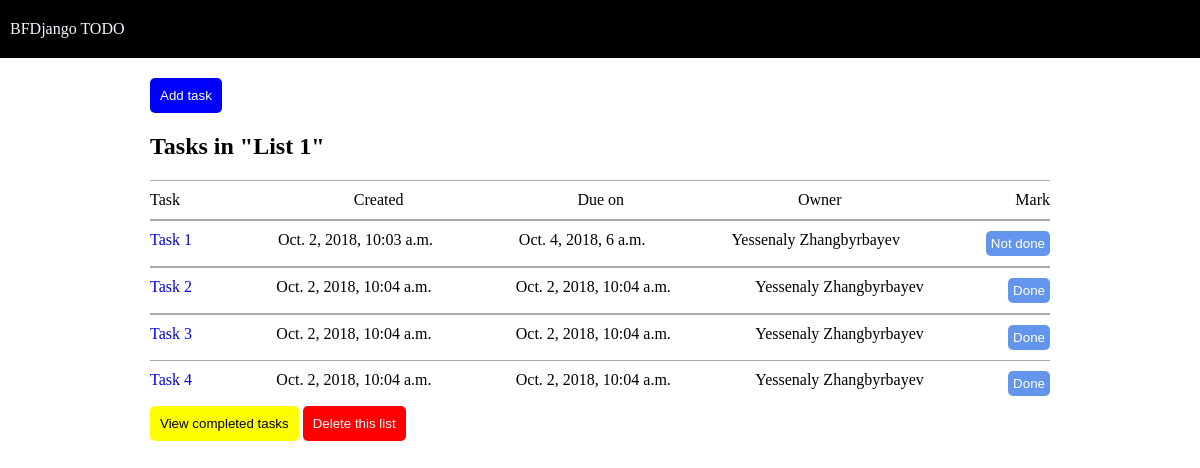
The app's page /main/all_tasks with its own data.
### main/models.py (models this page shows)
class Task(models.Model):
    create_date = models.DateTimeField()
    due_date = models.DateTimeField()
    owner = models.ForeignKey(Owner , on_delete = models.CASCADE)
    done_status = models.BooleanField(default = True)

class Owner(models.Model):
    first_name = models.CharField(max_length = 30)
    last_name = models.CharField(max_length = 30)
    email = models.CharField(max_length = 30)
    def __str__(self):
        return self.first_name+' '+self.last_name

### main/views.py (the view)
# urls.py: path('all_tasks' , views.all_tasks),
def all_tasks(request):
    tasks = Task.objects.all()
    todo_list = {
        'tasks': tasks
    }
    return render(request, 'todo_list.html', todo_list)

### main/templates/todo_list.html (shortened to what this page needs)
{% load static %}
<!DOCTYPE html>
<html lang="en">
<head>
    <link rel="stylesheet" href="{% static 'css/todo_list-style.css'%}">
</head>
<body class = "page">
<header class = "header">
    BFDjango TODO
</header>
{% block content %}
    <div class = "page__content-wrapper content-wrapper">
    <button type="button" class="add add--style content-wrapper__add">Add task</button>
    <h2>Tasks in "List 1"</h2>
    <ul class="content">
        <li class="content__item">
            <div class="col">Task</div>
            <div class="col">Created</div>
            <div class="col">Due on</div>
            <div class="col">Owner</div>
            <div class="col">Mark</div>
        </li>
        {% for task in tasks %}
            <li class="content__item">
                <a href="#">Task {{task.id}}</a>
                <div>{{task.create_date}}</div>
                <div>{{task.due_date}}</div>
                <div>{{task.owner}}</div>
                <button type="button" class="done">
                    {% if task.done_status %}
                        Done
                    {% else %}
                        Not done
                    {% endif %}
                </button>
            </li>
        {% endfor %}
    </ul>
    <button class = "view">View completed tasks</button>
    <button class = "delete">Delete this list</button>
    </div>
{% endblock %}
</body>
</html>

### main/static/css/todo_list-style.css (style rules this page uses)
.header { background-color: black; color: aliceblue; padding-top: 20px; padding-bottom: 20px; padding-left: 10px; margin-bottom: 20px; }
.page { padding: 0; margin: 0; }
.page__content-wrapper { width: 900px; margin: 0 auto; }
.add { border-radius: 5px; background-color: blue; border: none; color: white; padding: 10px; }
.content { list-style: none; margin: 0; padding: 0; }
.content__item { display: flex; justify-content: space-between; padding-bottom: 10px; padding-top: 10px; border-bottom: 1px solid darkgray; border-top: 1px solid darkgray; }
.content__item:last-child { border: none; }
.done { border-radius: 5px; background-color: cornflowerblue; border: none; color: white; padding: 5px; }
.view { display: inline-block; border-radius: 5px; background-color: yellow; border: none; padding: 10px; }
.delete { display: inline-block; border-radius: 5px; background-color: red; border: none; color: white; padding: 10px; }
a { text-decoration: none; }

### records on screen
Task: id "1", create_date "Oct. 2, 2018, 10:03 a.m.", due_date "Oct. 4, 2018, 6 a.m.", owner "Yessenaly Zhangbyrbayev", done_status "Not done"
Task: id "2", create_date "Oct. 2, 2018, 10:04 a.m.", due_date "Oct. 2, 2018, 10:04 a.m.", owner "Yessenaly Zhangbyrbayev", done_status "Done"
Task: id "3", create_date "Oct. 2, 2018, 10:04 a.m.", due_date "Oct. 2, 2018, 10:04 a.m.", owner "Yessenaly Zhangbyrbayev", done_status "Done"
Task: id "4", create_date "Oct. 2, 2018, 10:04 a.m.", due_date "Oct. 2, 2018, 10:04 a.m.", owner "Yessenaly Zhangbyrbayev", done_status "Done"
